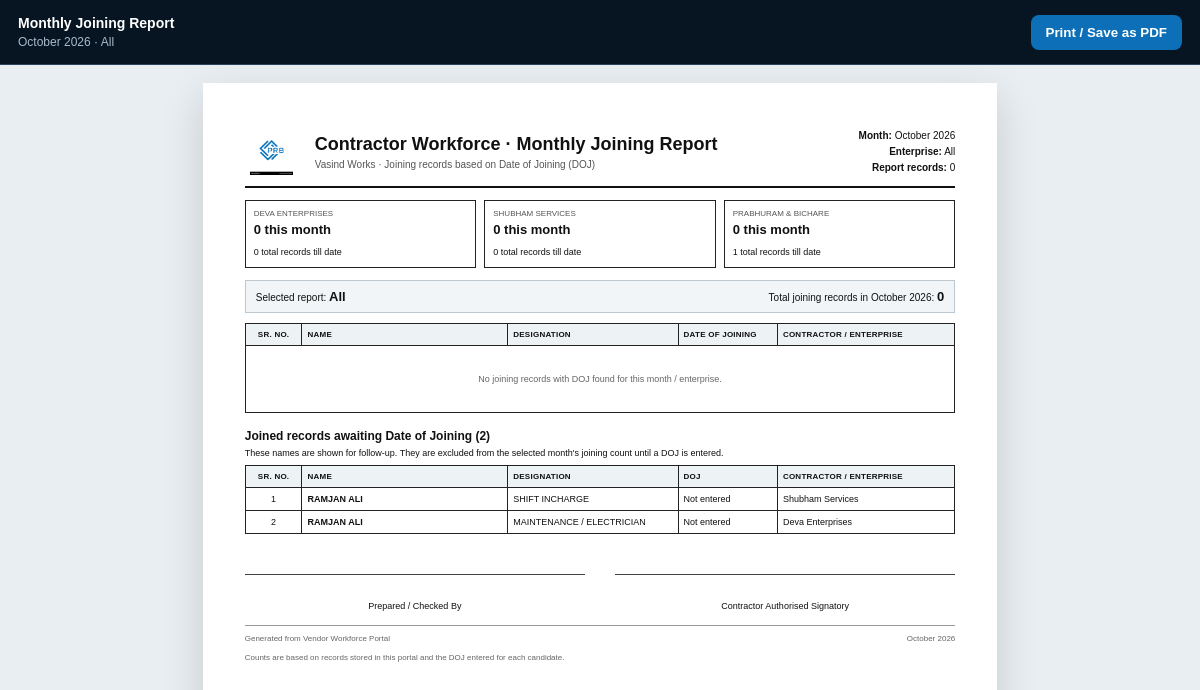
/admin/joining-report (signed in), run on an earlier commit of the app's database.
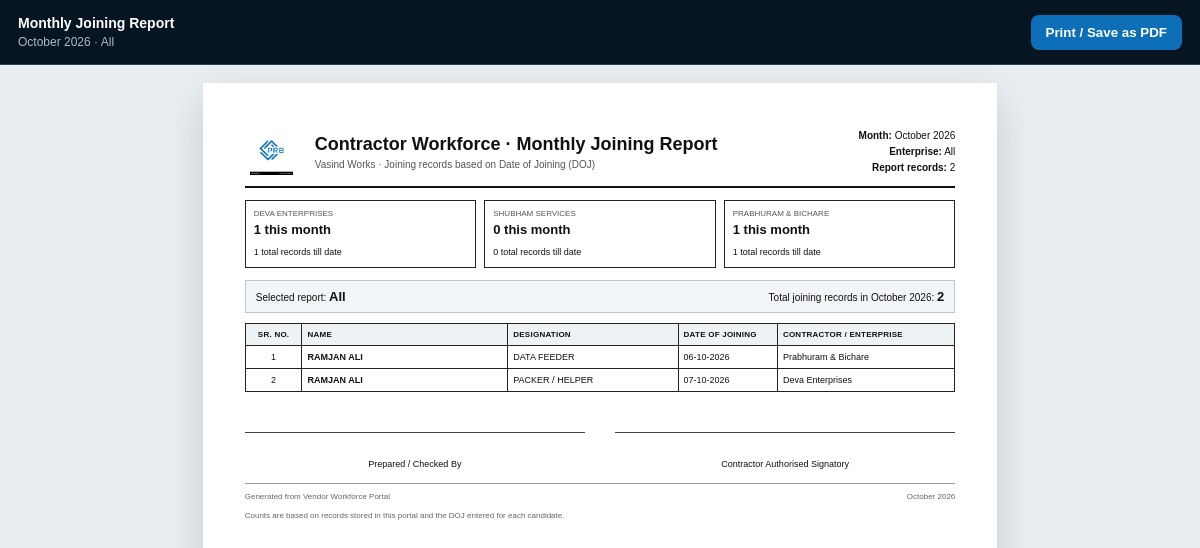
And on a later commit of the database.
### tables this page shows
CREATE TABLE applicants (
            id INTEGER PRIMARY KEY AUTOINCREMENT,
            full_name TEXT, mobile TEXT, qualification TEXT, contractor TEXT, requested_role TEXT,
            skill_level TEXT, dob TEXT, aadhar TEXT, doj TEXT, blood_group TEXT, uan TEXT, esic TEXT, 
            father_name TEXT, mother_name TEXT, wife_name TEXT, alt_mobile TEXT, 
            permanent_address TEXT, religion TEXT, caste TEXT, marital_status TEXT, 
            department TEXT, designation TEXT, identification_mark TEXT, place TEXT,
            status TEXT DEFAULT 'New Request', interview_date TEXT
        , created_at TIMESTAMP DEFAULT CURRENT_TIMESTAMP, experience TEXT, reference TEXT, relation TEXT, replacement_for TEXT, perm_village TEXT, perm_post TEXT, perm_taluka TEXT, perm_district TEXT, perm_state TEXT, perm_pin TEXT, gender TEXT, present_address_line1 TEXT, emergency_contact_name TEXT, emergency_relationship TEXT, lang1_name TEXT, lang1_read TEXT, lang1_write TEXT, lang1_speak TEXT, lang2_name TEXT, lang2_read TEXT, lang2_write TEXT, lang2_speak TEXT, lang3_name TEXT, lang3_read TEXT, lang3_write TEXT, lang3_speak TEXT, qualification_level TEXT, qualification_trade TEXT, qualification_institute TEXT, qualification_marks TEXT, qualification_percentage TEXT, qualification_grade TEXT, qualification_year TEXT, assessment_company TEXT, assessment_location TEXT, appointment_salary TEXT, appointment_issue_date TEXT, appointment_location TEXT, father_age TEXT, father_education TEXT, father_occupation TEXT, father_income TEXT, mother_age TEXT, mother_education TEXT, mother_occupation TEXT, mother_income TEXT, appointment_breakup TEXT);

### app.py (the view)
@app.route('/admin/joining-report')
def joining_report():
    auth = require_admin()
    if auth:
        return auth
    month = (request.args.get('month') or '').strip()
    contractor = (request.args.get('contractor') or 'All').strip()
    if contractor not in ('All',) + CONTRACTORS:
        contractor = 'All'
    if not re.fullmatch(r'\d{4}-\d{2}', month):
        month = datetime.now().strftime('%Y-%m')
    try:
        month_dt = datetime.strptime(month, '%Y-%m')
    except ValueError:
        month_dt = datetime.now()
        month = month_dt.strftime('%Y-%m')
    conn = get_db()
    ensure_applicant_schema(conn)
    all_rows = conn.execute('SELECT * FROM applicants ORDER BY id ASC').fetchall()
    conn.close()
    def row_month(row):
        raw = (row['doj'] or '').strip()
        for fmt in ('%Y-%m-%d', '%d-%m-%Y', '%d/%m/%Y', '%d.%m.%Y'):
            try:
                return datetime.strptime(raw, fmt).strftime('%Y-%m')
            except ValueError:
                pass
        return ''
    month_rows = [r for r in all_rows if row_month(r) == month]
    missing_doj_rows = [r for r in all_rows if r['status'] == 'Joined' and not row_month(r)]
    if contractor != 'All':
        month_rows = [r for r in month_rows if r['contractor'] == contractor]
        missing_doj_rows = [r for r in missing_doj_rows if r['contractor'] == contractor]
    month_counts = {name: sum(1 for r in all_rows if row_month(r) == month and r['contractor'] == name) for name in CONTRACTORS}
    all_time_counts = {name: sum(1 for r in all_rows if r['contractor'] == name and row_month(r)) for name in CONTRACTORS}
    report_rows = []
    for row in month_rows:
        report_rows.append({
            'id': row['id'],
            'full_name': clean_text(row['full_name'], upper=True, max_len=120),
            'designation': clean_text(row['designation'] or row['requested_role'], upper=True, max_len=120),
            'doj': format_ramco_date(row['doj']),
            'contractor': row['contractor'] or '—',
        })
    missing_doj_report_rows = [{
        'id': row['id'],
        'full_name': clean_text(row['full_name'], upper=True, max_len=120),
        'designation': clean_text(row['designation'] or row['requested_role'], upper=True, max_len=120),
        'doj': '',
        'contractor': row['contractor'] or '—',
    } for row in missing_doj_rows]
    return render_template(
        'joining_report.html',
        rows=report_rows,
        missing_doj_rows=missing_doj_report_rows,
        month=month,
        month_label=month_dt.strftime('%B %Y'),
        selected_contractor=contractor,
        contractors=CONTRACTORS,
        month_counts=month_counts,
        all_time_counts=all_time_counts,
        report_total=len(month_rows),
    )

### app.py (called while the page is built, shortened)
@app.after_request
def security_headers(response):
    response.headers.setdefault('X-Content-Type-Options', 'nosniff')
    response.headers.setdefault('X-Frame-Options', 'SAMEORIGIN')
    response.headers.setdefault('Referrer-Policy', 'strict-origin-when-cross-origin')
    response.headers.setdefault('Permissions-Policy', 'camera=(), microphone=(), geolocation=(), xr-spatial-tracking=(self)')
    if request.path.startswith('/static/'):
        response.headers.setdefault('Cache-Control', 'public, max-age=3600, stale-while-revalidate=86400')
    else:
        response.headers.setdefault('Cache-Control', 'no-store' if request.path.startswith('/admin') or request.path == '/login' else 'private, max-age=0')
    return response

def get_db():
    conn = sqlite3.connect(DB_PATH, timeout=10)
    conn.row_factory = sqlite3.Row
    conn.execute('PRAGMA busy_timeout = 10000')
    conn.execute('PRAGMA foreign_keys = ON')
    return conn

def clean_text(value, upper=False, max_len=160):
    value = (value or '').strip()
    value = re.sub(r'\s+', ' ', value)
    value = value[:max_len]
    return value.upper() if upper else value

def require_admin():
    return None

### templates/joining_report.html (shortened to what this page needs)
<!doctype html>
<html lang="en">
<head>
</head>
<body>
  <div class="toolbar"><div><strong>Monthly Joining Report</strong><br><span>{{ month_label }} · {{ selected_contractor }}</span></div><button type="button" onclick="window.print()">Print / Save as PDF</button></div>
  <main class="page">
    <header class="head">
      <img class="logo" src="{{ url_for('static', filename='vendor-logo.jpg') }}" alt="PRB vendor logo">
      <div><h1>Contractor Workforce · Monthly Joining Report</h1><p>Vasind Works · Joining records based on Date of Joining (DOJ)</p></div>
      <div class="report-meta"><b>Month:</b> {{ month_label }}<br><b>Enterprise:</b> {{ selected_contractor }}<br><b>Report records:</b> {{ report_total }}</div>
    </header>
    <section class="summary" aria-label="Enterprise joining totals">
      <article><small>Deva Enterprises</small><strong>{{ month_counts['Deva Enterprises'] }} this month</strong><span>{{ all_time_counts['Deva Enterprises'] }} total records till date</span></article>
      <article><small>Shubham Services</small><strong>{{ month_counts['Shubham Services'] }} this month</strong><span>{{ all_time_counts['Shubham Services'] }} total records till date</span></article>
      <article><small>Prabhuram &amp; Bichare</small><strong>{{ month_counts['Prabhuram & Bichare'] }} this month</strong><span>{{ all_time_counts['Prabhuram & Bichare'] }} total records till date</span></article>
    </section>
    <div class="report-total"><span>Selected report: <b>{{ selected_contractor }}</b></span><span>Total joining records in {{ month_label }}: <b>{{ report_total }}</b></span></div>
    <div class="table-scroll"><table>
      <thead><tr><th class="sr">Sr. No.</th><th>Name</th><th class="designation">Designation</th><th class="date">Date of Joining</th><th class="contractor">Contractor / Enterprise</th></tr></thead>
      <tbody>
        {% for row in rows %}
        <tr><td class="sr">{{ loop.index }}</td><td><b>{{ row.full_name }}</b></td><td>{{ row.designation or '—' }}</td><td class="date">{{ row.doj or '—' }}</td><td>{{ row.contractor }}</td></tr>
        {% else %}
        <tr><td colspan="5" class="empty">No joining records with DOJ found for this month / enterprise.</td></tr>
        {% endfor %}
      </tbody>
    </table></div>
    {% if missing_doj_rows %}
    <section class="missing-doj" style="margin-top:16px;break-inside:avoid"><h2 style="font-size:12px;margin:0 0 5px">Joined records awaiting Date of Joining ({{ missing_doj_rows|length }})</h2><p style="font-size:9px;margin:0 0 7px">These names are shown for follow-up. They are excluded from the selected month's joining count until a DOJ is entered.</p>
      <table><thead><tr><th class="sr">Sr. No.</th><th>Name</th><th class="designation">Designation</th><th class="date">DOJ</th><th class="contractor">Contractor / Enterprise</th></tr></thead><tbody>
      {% for row in missing_doj_rows %}<tr><td class="sr">{{ loop.index }}</td><td><b>{{ row.full_name }}</b></td><td>{{ row.designation or '—' }}</td><td>Not entered</td><td>{{ row.contractor }}</td></tr>{% endfor %}
      </tbody></table>
    </section>
    {% endif %}
    <div class="signatures"><div>Prepared / Checked By</div><div>Contractor Authorised Signatory</div></div>
    <div class="foot"><span>Generated from Vendor Workforce Portal</span><span>{{ month_label }}</span></div>
    <p class="project-note">Counts are based on records stored in this portal and the DOJ entered for each candidate.</p>
  </main>
</body>
</html>

What changed in the data, as far as the page shows it:
removed applicants: full_name "RAMJAN ALI", designation "SHIFT INCHARGE", contractor "Shubham Services", shown under "Joined records awaiting Date of Joining (2)"
removed applicants: full_name "RAMJAN ALI", designation "MAINTENANCE / ELECTRICIAN", contractor "Deva Enterprises", shown under "Joined records awaiting Date of Joining (2)"
added applicants: full_name "RAMJAN ALI", designation "DATA FEEDER", doj "06-10-2026", contractor "Prabhuram & Bichare", shown under "Contractor Workforce · Monthly Joining Report"
added applicants: full_name "RAMJAN ALI", designation "PACKER / HELPER", doj "07-10-2026", contractor "Deva Enterprises", shown under "Contractor Workforce · Monthly Joining Report"
Also different on the page:
{{ report_total }}: "0" → "2"
{{ month_counts['Deva Enterprises'] }}: "0" → "1"
{{ all_time_counts['Deva Enterprises'] }}: "0" → "1"
{{ month_counts['Prabhuram & Bichare'] }}: "0" → "1"
{{ missing_doj_rows|length }}: "2" → (not shown)
text no longer shown: "No joining records with DOJ found for this month / enterprise. Joined records awaiting Date of Joining ( ) These names are shown for follow-up. They are excluded from the selected month's joining count until a DOJ is entered. SR. NO. NAME DESIGNATION DOJ CONTRACTOR / ENTERPRISE"
